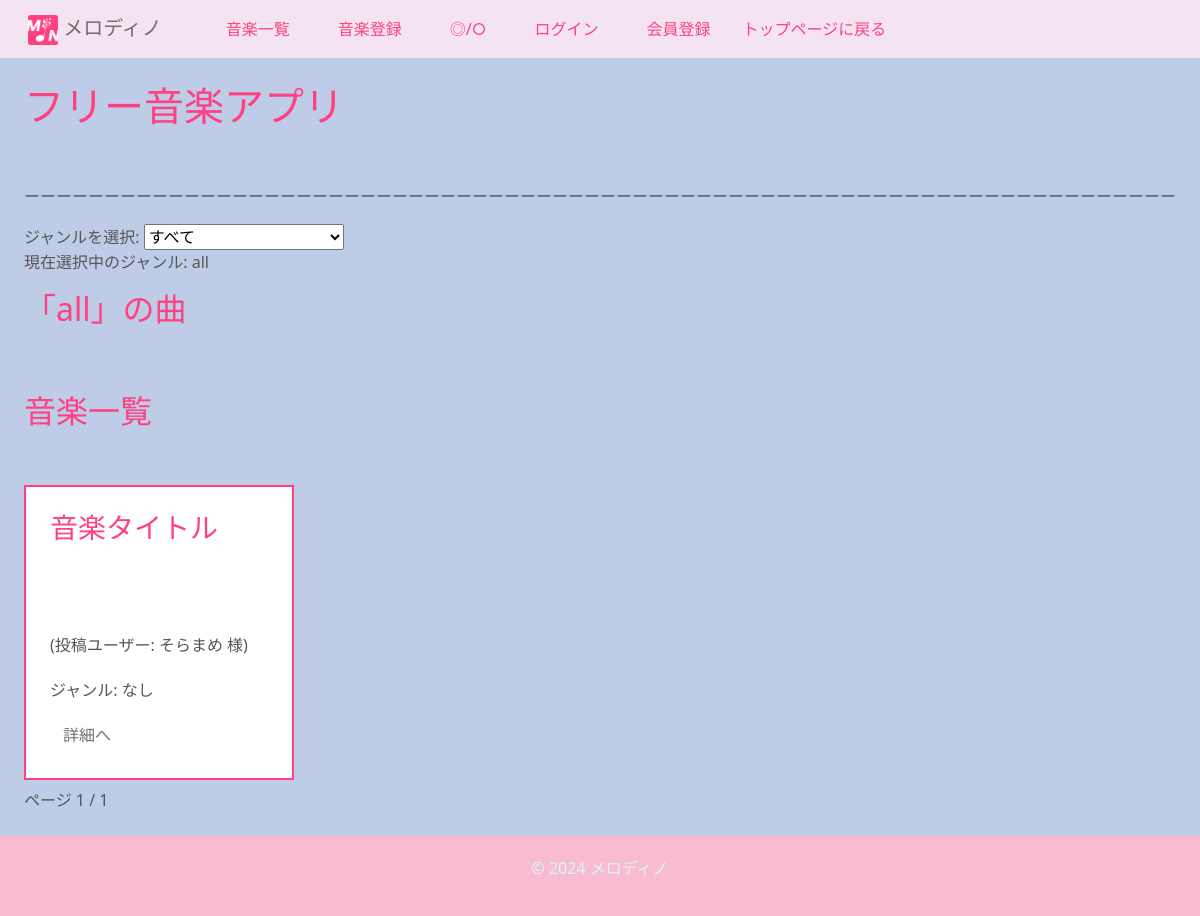
Before: /ongaku/ with the older database file.
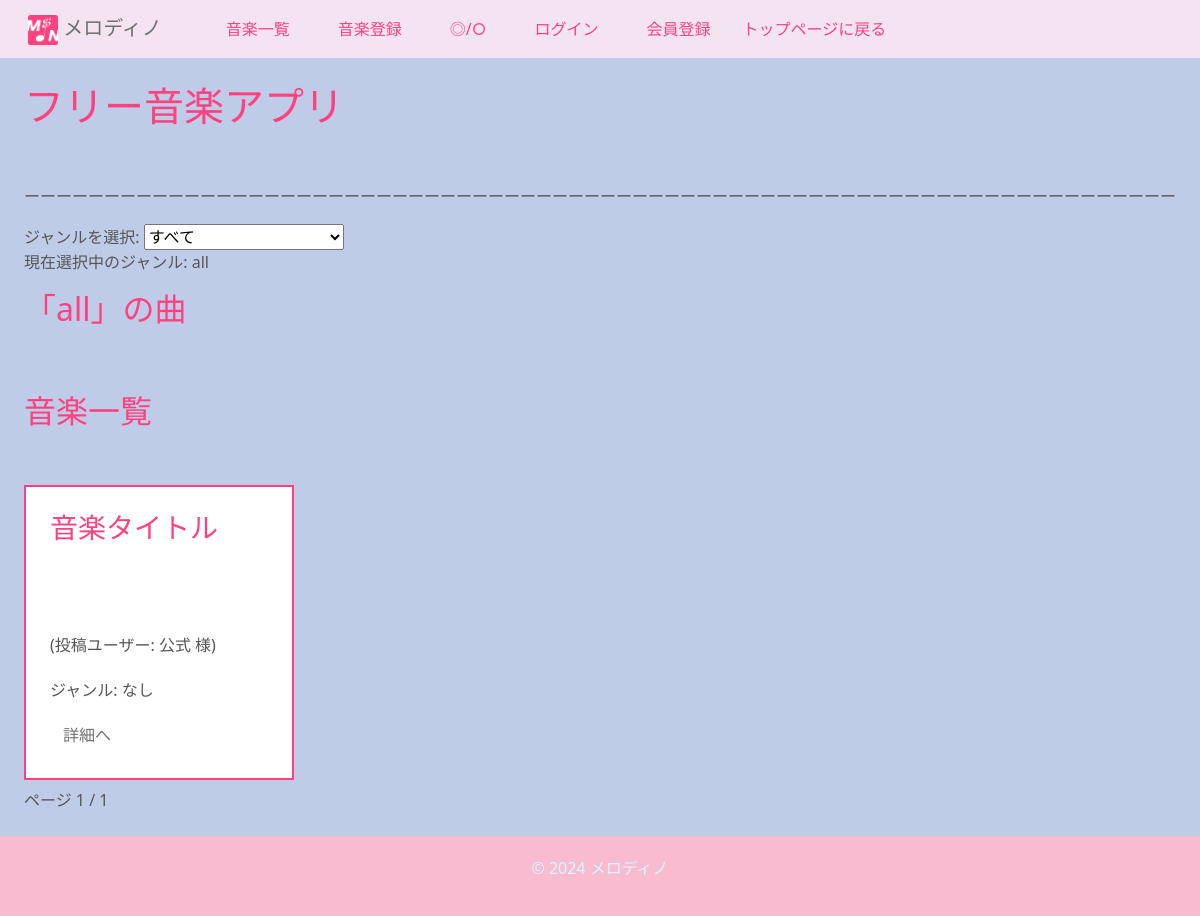
After: the same page with the newer database file.
### ongaku/models.py (models this page shows, shortened)
class Ongaku(models.Model):
    title = models.CharField(max_length=70)
    text = models.TextField(blank=True, default="")
    audio_file = models.FileField(upload_to='music/', null=True, blank=True)
    thumbnail = models.ImageField(null=True, blank=True)
    category = models.CharField(
        max_length=100, choices=CATEGORY, null=True, blank=True
    )
    custom_category = models.CharField(
        max_length=100,
        blank=True,
        help_text="検索時に見つかりやすくなります。"
    )
    user = models.ForeignKey(User, on_delete=models.CASCADE, related_name='songs')
    search_count = models.IntegerField(default=0)
    play_count = models.IntegerField(default=0)
    is_public = models.BooleanField(default=False)  # 公開/非公開設定
    created_at = models.DateTimeField(auto_now_add=True)  # 投稿日
    ongaku_url = models.URLField(blank=False, null=False)
    favorites = models.ManyToManyField(User, related_name='favorite_songs', blank=True)
    favorited_by = models.ManyToManyField(
        'UserProfile',  # ユーザー情報が保存されているモデル
        related_name='favorite_songs',
        blank=True
    )

class UserProfile(models.Model):
    user = models.OneToOneField(User, on_delete=models.CASCADE)
    songs = models.ManyToManyField(Ongaku)  # ユーザーが作成した曲の関連
    display_name = models.CharField(max_length=100, unique=True, blank=True, null=True)
    bio = models.TextField(blank=True, null=True)  # 自己紹介
    profile_picture = models.ImageField(upload_to='profile_pictures/', blank=True, null=True)
    youtube_url = models.URLField(blank=True, null=True)  # YouTube URL
    twitter_url = models.URLField(blank=True, null=True)  # Twitter URL

### ongaku/views.py (the view)
# urls.py: path('', views.index_view, name='index'),  # ルートURLにindex_viewを割り当て
def index_view(request):
    selected_category = request.GET.get('category', None)
    genres = dict(CATEGORY)
    if request.user.is_authenticated:
        music_queryset = Ongaku.objects.filter(is_public=True) | Ongaku.objects.filter(user=request.user)
    else:
        music_queryset = Ongaku.objects.filter(is_public=True)
    if selected_category and selected_category in genres:
        music_queryset = music_queryset.filter(category=selected_category)
    recommended = music_queryset.order_by('-play_count')[:10]
    ranking_list = music_queryset.annotate(avg_rating=Avg('review__rate')).order_by('-avg_rating')
    paginator = Paginator(ranking_list, ITEM_PER_PAGE)
    page_number = request.GET.get('page', 1)
    page_obj = paginator.page(page_number)
    return render(
        request,
        'ongaku/index.html',
        {
            'genres': CATEGORY,  # ジャンルリスト
            'selected_category': selected_category,  # 選択中のジャンル
            'music_list': music_queryset,
            'recommended': recommended,
            'ranking_list': ranking_list,
            'page_obj': page_obj,
        },
    )

### ongaku/templates/ongaku/index.html (shortened to what this page needs)
{% extends 'base.html' %}
{% block h1 %}フリー音楽アプリ{% endblock %}
{% block content %}
<h2><br></h2>
<div>
    <p class="responsive-line">ーーーーーーーーーーーーーーーーーーーーーーーーーーーーーーーーーーーーーーーーーーーーーーーーーーーーーーーーーーーーーーーーーーーーーーーーーーーーーーーーーーーーーーーーーーーーーーーーーーーーーーーーーーーーーーーーーーーーーーーーーーーーーーーーーーーーーーーーーーーーーーーーーーーーーーーー</p>
</div>
<div class="row">
    <div class="col-9">
        <form method="get" action="">
            <label for="category">ジャンルを選択:</label>
            <select name="category" id="category" size="1" onchange="this.form.submit()">
                <option value="">すべて</option>
            </select>
        </form>
        <p>現在選択中のジャンル: {% if selected_category %}{{ selected_category }}{% else %}all{% endif %}</p>
        <h2>{% if selected_category %}「{{ selected_category }}」の曲{% else %}「all」の曲{% endif %}</h2>
        <h5><br><br></h5>
        <div class="row">
            <h2>音楽一覧</h2>
            <h2><br></h2>
            {% for item in page_obj %}
                {% if item.is_public %}
                    <div class="col-md-4 col-sm-6">
                            <div class="border border_color p-4 mb-2" type="tokubetu">
                                <h3 class="song-title">{{ item.title }}</h3>
                                {% if item.audio_file %}
                                    <div>
                                        <p id="playCount{{ item.pk }}">再生回数: {{ item.play_count }}</p>
                                        <h6><br></h6>
                                    </div>
                                {% else %}
                                <h5><br><br><br></h5>
                                {% endif %}
                                <span>
                                    (投稿ユーザー:
                                    {% if item.user.userprofile.display_name == None %}
                                        {{ item.user.userprofile.display_name|default:"匿名" }}{{ user.id }}
                                    {% else %}
                                        {{ item.user.userprofile.display_name|default:"匿名" }}
                                    {% endif %} 様)
                                </span>
                                <h6 class="card-title mt-4">ジャンル: {{ item.category|default:"なし" }}</h6>
                                <div class="mt-3">
                                    <a href="{% url 'detail-ongaku' item.pk %}" class="btn feature">詳細へ</a>
                                </div>
                            </div>
                    </div>
                {% endif %}
            {% endfor %}
        </div>
        <div class="pagination">
            <span class="current">
                ページ {{ page_obj.number }} / {{ page_obj.paginator.num_pages }}
            </span>
        </div>
    </div>
</div>
{% endblock %}

### templates/base.html (shortened to what this page needs)
{% load static %}
<!doctype html>
<html lang="ja">
    <head>
        <link rel="stylesheet" href="https://cdn.jsdelivr.net/npm/bootstrap@5.3.0/dist/css/bootstrap.rtl.min.css">
        {% load static %}
        <link rel="stylesheet" type="text/css" href="{% static 'ongaku/css/style.css' %}">
        <link rel="stylesheet" href="{% static 'css/style.css' %}?v=1.0">
        <link rel="stylesheet" type="text/css" href="{% static 'css/style.css' %}">
    </head>
    <body id="body">
        <nav class="navbar navbar-expand-lg navbar-dark bg-success sticky-top">
            <div class="container-fluid">
                <a class="navbar-brand" style="margin: -1 auto;" href="#"><img style="width: auto; height: 30px;" src="{% static 'icon/MandN1.png' %}" alt="logo"> メロディノ</a>
                <div class="collapse navbar-collapse" id="navbarNav">
                    <ul class="navbar-nav">
                        <li class="nav-item">
                            <a class="nav-link mx-3" href="{% url 'list-ongaku' %}">音楽一覧</a>
                        </li>
                        <li class="nav-item">
                            <a class="nav-link mx-3" href="{% url 'create-ongaku' %}">音楽登録</a>
                        </li>
                        <li class="nav-item">
                            <button class="nav-link mx-3" onclick="toggleDarkMode()">◎/○</button>
                        </li>
                        {% if request.user.is_authenticated %}
                            <li class="nav-item">
                                <a class="nav-link mx-3" href="{% url 'profile_list' %}">プロフィール設定</a>
                            </li>
                            <li>
                                <a class="nav-link mx-3" href="{% url 'list-ongaku' %}">現在選択中のジャンル: {% if selected_category %}{{ selected_category }}{% else %}all{% endif %}</a>
                            </li>
                            <li>
                                <div class="nav-link1 mx-3" id="timerDisplay"></div>
                            </li>
                        {% else %}
                            <li class="nav-item">
                                <a class="nav-link mx-3" href="{% url 'accounts:login' %}">ログイン</a>
                            </li>
                            <li class="nav-item">
                                <a class="nav-link mx-3" href="{% url 'accounts:signup' %}">会員登録</a>
                            </li>
                            <li>
                                <a class="nav-link" href="{% url 'top' %}">トップページに戻る</a>
                            </li>
                        {% endif %}
                    </ul>
                </div>
            </div>
        </nav>
        <div class="p-4">
            <h1>{% block h1 %}{% endblock %}</h1>
            {% block content %}{% endblock content %}
        </div>
            <footer>
                <p>&copy; 2024 メロディノ</p>
            </footer>
    </body>
</html>

### ongaku/static/ongaku/css/style.css (style rules this page uses)
a { text-decoration: none; }

### templates/base.html (style rules this page uses)
body { background-color: #becce8; color: #565656; transition: background-color 0.5s, color 0.5s; }
.navbar { background-color: #f4e4f2 !important; color: #181818; }
.navbar-nav .nav-link { transition: background-color 0.3s ease, color 0.3s ease, transform 0.3s ease; border-radius: 25px; }
button { background-color: #ff2583; color: #f4f4f4; border: none; padding: 10px 30px; border-radius: 5px; }
a { color: rgb(112, 112, 112) !important; }
h1, h2, h3, h4, .h5 { color: #ff4081; }
footer { background-color: #f8bbd0; padding: 20px 0; text-align: center; color: #d7f6ff; }
div[type="tokubetu"] { border-color: #ff4081; border: 2px solid #ff4081 !important; background-color: #ffff; }
.navbar-dark .navbar-nav .nav-link, .navbar-nav form input { color: #ff4081 !important; }

### ongaku/templates/ongaku/index.html (style rules this page uses)
.responsive-line { width: 100%; white-space: nowrap; overflow: hidden; }
@media (min-width: 1011px) { #category { width: 200px; box-sizing: border-box; overflow-y: auto; } }

Changed rows visible on the page:
changed through a linked row, Ongaku "音楽タイトル": user.userprofile.display_name "そらまめ" → "公式"
